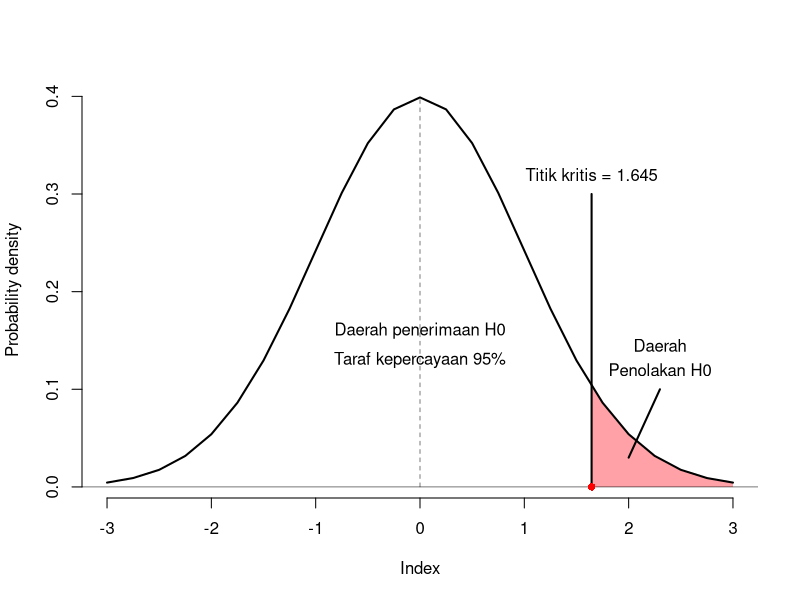
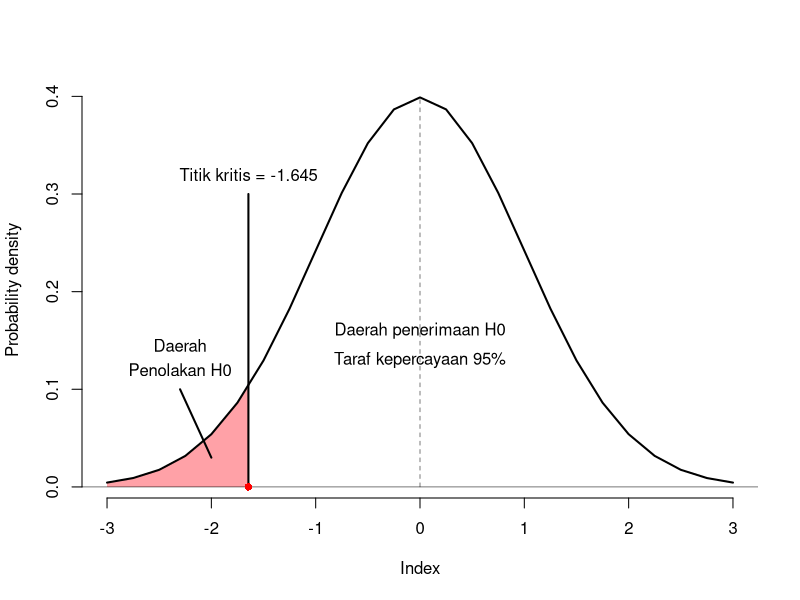
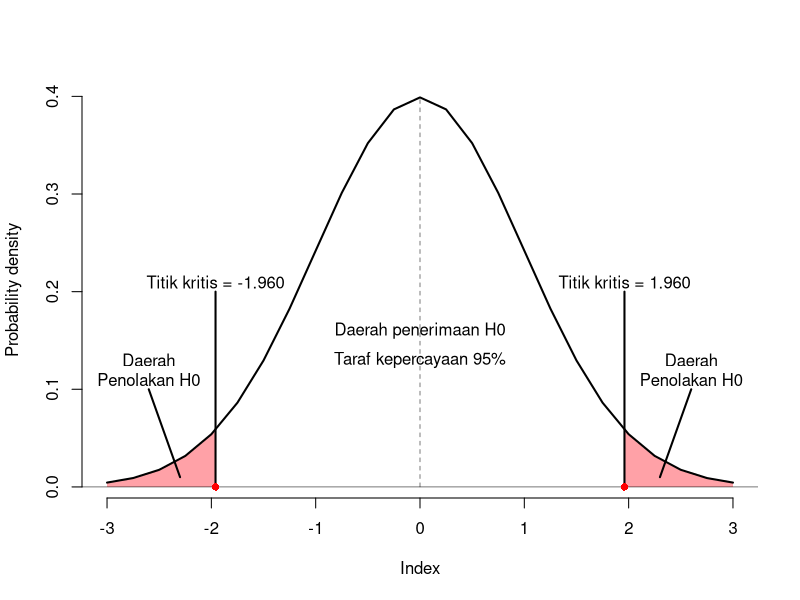

R code for these plots, in order:
## ---- chunk 1
mu    <- 0                            # mean
sd    <- 1                            # standard deviation
alpha <- 0.05                              # i.e., 95% confidence interval

# Full normal distribution
x <- seq(mu-3*sd, mu+3*sd, len=25)
y <- dnorm(x, mean=mu, sd=sd)

# Use quantile function to compute the confidence interval (CI)
lo <- qnorm(0.05,   mean=mu, sd=sd)  # lower CI bound
hi <- qnorm(1-0.05, mean=mu, sd=sd)  # upper CI bound
# start with an empty plot
## ---- chunk 2
plot(NULL,NULL, type='n', xlim=range(x), ylim=range(y),
     frame.plot = F, ylab = "Probability density")

xci <- seq(max(x), hi, len=1000)             # background: confidence interval 95%
yci <- dnorm(xci, mean=mu, sd=sd)
xx <- c(xci, rev(xci))
yy <- c(0*yci, rev(yci))
polygon(xx,yy,col="#ffa1a7", border=NA)

lines(x,y, col="black", lwd=2)              # Foreground: complete distribution

# Annotation and decoration
lines(c(mu,mu), c(0,dnorm(mu,mean=mu,sd=sd)), lty="dashed", lwd=0.5) # mean
abline(h=0, lwd=0.5) # proper y=0 line
text(mean(x), mean(y), sprintf("Daerah penerimaan H0", 100*(1-alpha)))
text(mean(x), mean(y)-0.03, sprintf("Taraf kepercayaan %.0f%%", 100*(1-alpha)))

lines(c(hi,hi), c(0.001,0.3), lwd=2)
points(hi, y=0, pch = 16, col="red")
text(hi, 0.32, sprintf("Titik kritis = %.3f", hi))

lines(c(2,2.3), c(0.03,0.1), lwd=2) # mu - s.d.
text(2.3, 0.12, sprintf("Penolakan H0", lo))
text(2.3, 0.145, sprintf("Daerah", lo))
## ---- chunk 3
mu    <- 0                            # mean
sd    <- 1                            # standard deviation
alpha <- 0.05                              # i.e., 95% confidence interval

# Full normal distribution
x <- seq(mu-3*sd, mu+3*sd, len=25)
y <- dnorm(x, mean=mu, sd=sd)

# Use quantile function to compute the confidence interval (CI)
lo <- qnorm(0.05,   mean=mu, sd=sd)  # lower CI bound
hi <- qnorm(1-0.05, mean=mu, sd=sd)  # upper CI bound
# start with an empty plot
## ---- chunk 4
plot(NULL,NULL, type='n', xlim=range(x), ylim=range(y),
     frame.plot = F, ylab = "Probability density")

xci <- seq(min(x), lo, len=1000)             # background: confidence interval 95%
yci <- dnorm(xci, mean=mu, sd=sd)
xx <- c(xci, rev(xci))
yy <- c(0*yci, rev(yci))
polygon(xx,yy,col="#ffa1a7", border=NA)

lines(x,y, col="black", lwd=2)              # Foreground: complete distribution

# Annotation and decoration
lines(c(mu,mu), c(0,dnorm(mu,mean=mu,sd=sd)), lty="dashed", lwd=0.5) # mean
abline(h=0, lwd=0.5) # proper y=0 line
text(mean(x), mean(y), sprintf("Daerah penerimaan H0", 100*(1-alpha)))
text(mean(x), mean(y)-0.03, sprintf("Taraf kepercayaan %.0f%%", 100*(1-alpha)))

lines(c(lo,lo), c(0.001,0.3), lwd=2)
points(lo, y=0, pch = 16, col="red")
text(lo, 0.32, sprintf("Titik kritis = %.3f", lo))

lines(c(-2,-2.3), c(0.03,0.1), lwd=2) # mu - s.d.
text(-2.3, 0.12, sprintf("Penolakan H0", lo))
text(-2.3, 0.145, sprintf("Daerah", lo))
## ---- chunk 5
mu    <- 0                            # mean
sd    <- 1                            # standard deviation
alpha <- 0.05                              # i.e., 95% confidence interval

# Full normal distribution
x <- seq(mu-3*sd, mu+3*sd, len=25)
y <- dnorm(x, mean=mu, sd=sd)

# Use quantile function to compute the confidence interval (CI)
lo <- qnorm(0.05/2,   mean=mu, sd=sd)  # lower CI bound
hi <- qnorm(1-0.05/2, mean=mu, sd=sd)  # upper CI bound
# start with an empty plot
## ---- chunk 6
plot(NULL,NULL, type='n', xlim=range(x), ylim=range(y),
     frame.plot = F, ylab = "Probability density")

xci <- seq(min(x), lo, len=1000)             # background: confidence interval 95%
yci <- dnorm(xci, mean=mu, sd=sd)
xx <- c(xci, rev(xci))
yy <- c(0*yci, rev(yci))
polygon(xx,yy,col="#ffa1a7", border=NA)

xci <- seq(hi, max(x), len=1000)             # background: confidence interval 95%
yci <- dnorm(xci, mean=mu, sd=sd)
xx <- c(xci, rev(xci))
yy <- c(0*yci, rev(yci))
polygon(xx,yy,col="#ffa1a7", border=NA)


lines(x,y, col="black", lwd=2)              # Foreground: complete distribution

# Annotation and decoration
lines(c(mu,mu), c(0,dnorm(mu,mean=mu,sd=sd)), lty="dashed", lwd=0.5) # mean
abline(h=0, lwd=0.5) # proper y=0 line
text(mean(x), mean(y), sprintf("Daerah penerimaan H0", 100*(1-alpha)))
text(mean(x), mean(y)-0.03, sprintf("Taraf kepercayaan %.0f%%", 100*(1-alpha)))

lines(c(lo,lo), c(0.001,0.2), lwd=2)
points(lo, y=0, pch = 16, col="red")
text(lo, 0.21, sprintf("Titik kritis = %.3f", lo))

lines(c(-2.3,-2.6), c(0.01,0.1), lwd=2) # mu - s.d.
text(-2.6, 0.11, sprintf("Penolakan H0", lo))
text(-2.6, 0.13, sprintf("Daerah", lo))

lines(c(hi,hi), c(0.001,0.2), lwd=2)
points(hi, y=0, pch = 16, col="red")
text(hi, 0.21, sprintf("Titik kritis = %.3f", hi))

lines(c(2.3,2.6), c(0.01,0.1), lwd=2) # mu - s.d.
text(2.6, 0.11, sprintf("Penolakan H0", lo))
text(2.6, 0.13, sprintf("Daerah", lo))
## ---- chunk 7
set.seed(31)
sebelum = abs(round(rnorm(10,200,10),0))
setelah = abs(round(rnorm(10,180,20),0))

datass = t(data.frame(sebelum, setelah))
colnames(datass) = c(1:10)

knitr::kable(datass, align = "c",
             caption = "Data Kadar Kolesterol Pasien", booktabs = T)
## ---- chunk 8
D = sebelum-setelah
D2 = D^2
datassdd = rbind(datass,D,D2)
knitr::kable(
  datassdd, align = "c", caption = 'Selisih dan Kuadrat Selisih Data Sebelum dan Setelah 2 Minggu',
  booktabs = TRUE
)
## ---- chunk 9
set.seed(342)
bulan = c(1:6)
sebelum = rpois(6,9)
setelah = rpois(6,7)
dataxxxx = data.frame("bulan ke-"=bulan,
                      "sebelum pemasangan"=sebelum,
                      "setelah pemasangan"=setelah)

knitr::kable(
  dataxxxx, align = "c",
  caption = "Jumlah Kecelakaan Setiap Bulan Sebelum dan Setelah Pemasangan Polisi Tidur"
)
